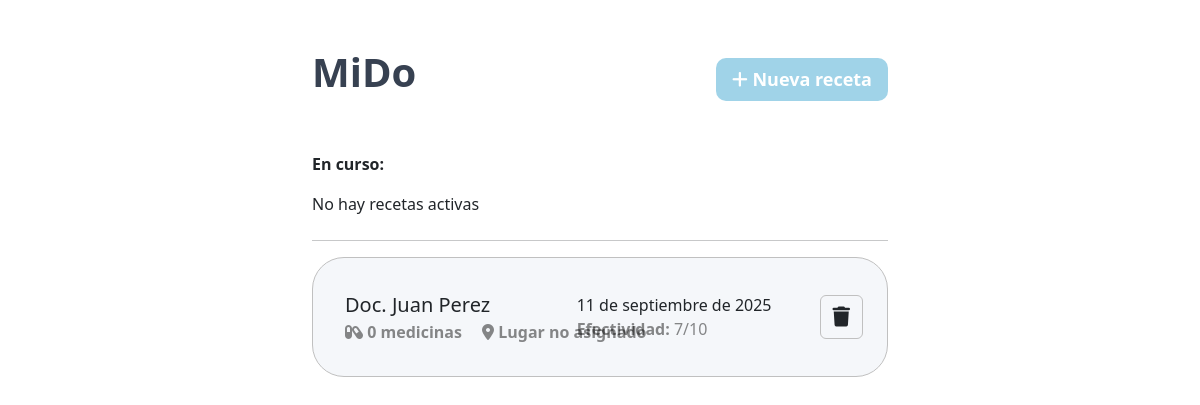
The app's page /, older data.
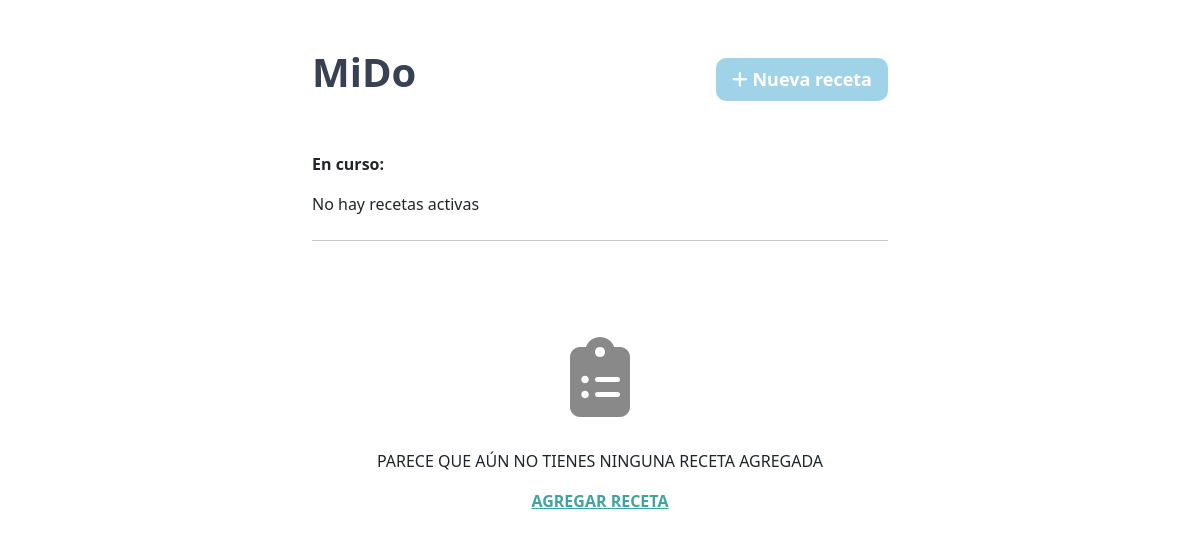
The same page, newer data.
### miApp/models.py (models this page shows, shortened)
class Receta(models.Model):
    doc = models.CharField(max_length=255)
    fecha = models.DateField()
    efectividad = models.IntegerField(default=0)
    activo = models.BooleanField(default=False)
    lugar = models.CharField(null=True)
    def cantidad_medicinas(self):
        return self.medicamentos.count()

### miApp/views.py (the view)
# urls.py: path('', views.index),
def index(request):
    if request.method == 'POST':
        Receta.objects.create(
            doc = request.POST.get('doc'),
            fecha = request.POST.get('fecha'),
            lugar = request.POST.get('lugar')
        )
    activos =  Receta.objects.filter(activo=True)
    lista = Receta.objects.filter(activo=False).order_by('-id')
    return render(request, "home.html",{'lista': lista, 'activos': activos})

### miApp/templates/home.html (shortened to what the changed rows need)
{% load static %}
<!DOCTYPE html>
<html lang="en">
<head>
    <link href="https://cdn.jsdelivr.net/npm/bootstrap@5.3.8/dist/css/bootstrap.min.css" rel="stylesheet">
    <link rel="stylesheet" href="https://cdnjs.cloudflare.com/ajax/libs/font-awesome/6.7.2/css/all.min.css">
    <link rel="stylesheet" href="{% static 'css/root.css' %}">
    <link rel="stylesheet" href="{% static 'css/home.css' %}">
    <link rel="stylesheet" href="{% static 'css/modalAgregar.css' %}">
</head>
<body>
    <div class="container container-fluid w-50 mt-5">
        <div class="top">
            <h1>MiDo</h1>
        </div>
        <div class="list">
            {% if lista %}
            {% for receta in lista %}
            <div class="receta mt-3" data-id="{{ receta.id }}">
                <div class="receta-info1">
                    <div class="receta-doc">
                         {%  if  receta.doc|default_if_none:"" %}
                         Doc. {{ receta.doc|title }}
                        {% else %}
                        Doctor no asignado
                        {% endif %}
                    </div>
                    <div class="receta-cantidadMedicina">
                        <i class="fa-solid fa-capsules"></i>
                        {{receta.cantidad_medicinas}} medicinas
                        <i class="fa-solid fa-location-dot ms-3"></i>
                        {%  if  receta.lugar|default_if_none:"" %}
                        {{ receta.lugar|title }}
                        {% else %}
                        Lugar no asignado
                        {% endif %}
                    </div>
                </div>
                <div class="receta-info2">
                    <div class="detalles">
                        <p class="fecha m-0 mt-3">{{  receta.fecha|date:"j \\d\\e F \\d\\e Y"  }}</p>
                        <p class="efectividad"><b>Efectividad:</b> {{ receta.efectividad }}/10</p>
                    </div>
                    <div class="accion">
                        <button class="btn eliminar scl" onclick="event.stopPropagation(); document.getElementById('eliminarReceta').submit()"><i class="fa-solid fa-trash"></i></button>
                    </div>
                </div>
            </div>
            {% endfor %}
            {% else%}
             {%  include 'sinRecetas.html' %}
            {% endif %}
        </div>
    </div>
</body>
</html>

Row changes from the older to the newer data that the page shows:
removed Receta: doc "Juan Perez", cantidad_medicinas "0", shows "Lugar no asignado", fecha "11 de septiembre de 2025", efectividad "7"
Text that changed along with them:
text now shown: "PARECE QUE AÚN NO TIENES NINGUNA RECETA AGREGADA AGREGAR RECETA"
